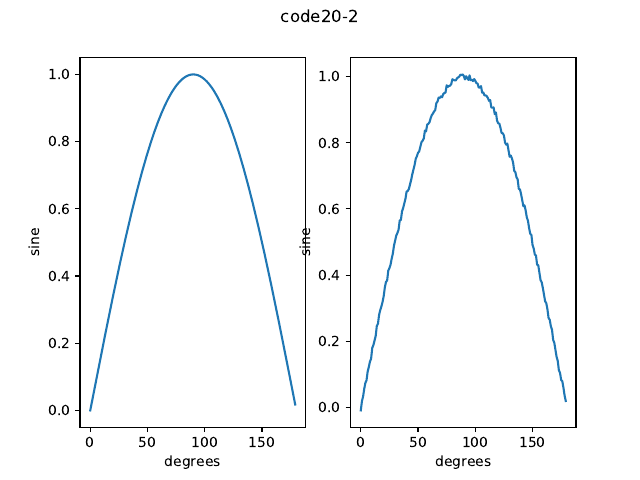

Generate this figure with Python:
import numpy as np
import math
from matplotlib import pyplot as plt


ang = np.arange(180)
xo = np.sin(np.radians(ang))
noise = ((np.random.rand(180)*2)-1.0)/100.0
xn = xo+noise
plt.subplot(121)
plt.ylabel('sine')
plt.xlabel('degrees')
plt.plot(xo)
plt.subplot(122)
plt.ylabel('sine')
plt.xlabel('degrees')
plt.plot(xn)
plt.suptitle('code20-2')
plt.show()
plt.savefig('m1.pdf') 
